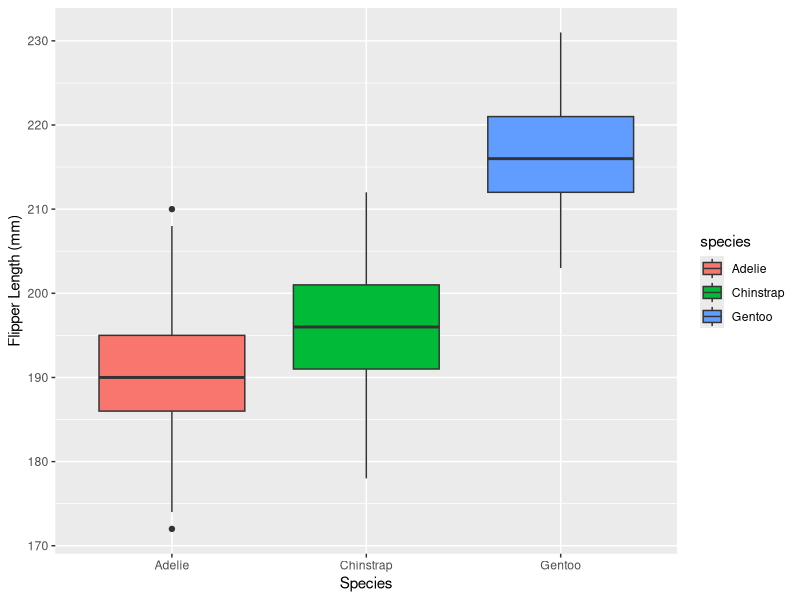
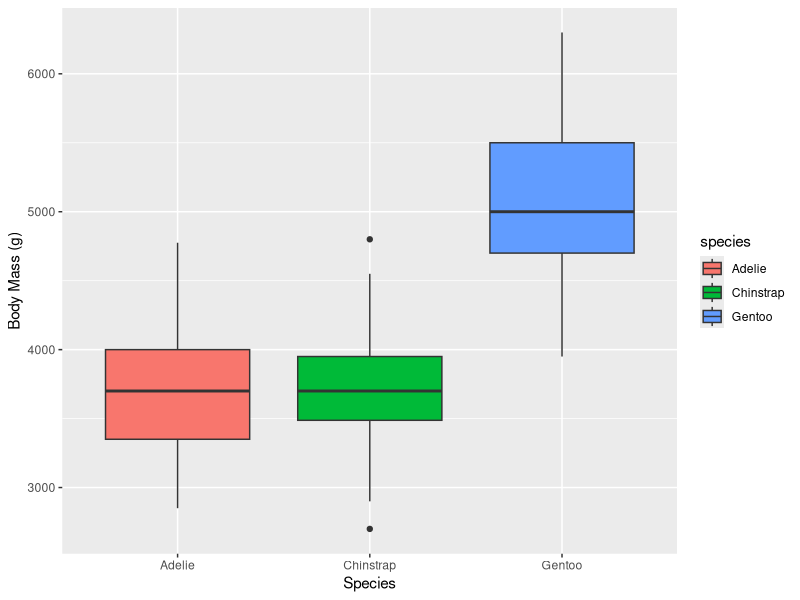

These charts were generated, in order, by the following R code:
## ---- chunk 1
knitr::opts_chunk$set(echo = FALSE)
## ---- chunk 2
library(tidyverse)
library(ggplot2)
library(broom)
library(palmerpenguins)
library(nnet)
library(MASS)
## ---- chunk 3
ggplot(data=penguins, 
       mapping=aes(x=species,
                   y=flipper_length_mm,
                   fill=species)) + 
  geom_boxplot() + 
  labs(x="Species", y="Flipper Length (mm)")
## ---- chunk 4
ggplot(data=penguins, 
       mapping=aes(x=species, 
                   y=body_mass_g,
                   fill=species)) + 
  geom_boxplot()+
  labs(x="Species", y="Body Mass (g)")
## ---- chunk 5
logreg <- multinom(formula = species ~ flipper_length_mm + body_mass_g,
              family = "multinomial",
              data=penguins)
summary(logreg)

## ---- chunk 6
z <- summary(logreg)$coefficients/summary(logreg)$standard.errors
z
## ---- chunk 7
p <- (1 - pnorm(abs(z), 0, 1)) * 2
p
## ---- chunk 8
pp <- fitted(logreg)
head(pp)
## ---- chunk 9
logreg2 <- multinom(formula = species ~ flipper_length_mm + body_mass_g + factor(island),
              family = "multinomial",
              data=penguins)
summary(logreg2)
## ---- chunk 10
z <- summary(logreg2)$coefficients/summary(logreg2)$standard.errors
z
## ---- chunk 11
p <- (1 - pnorm(abs(z), 0, 1)) * 2
p
## ---- chunk 12
pp <- fitted(logreg2)
tail(pp)
